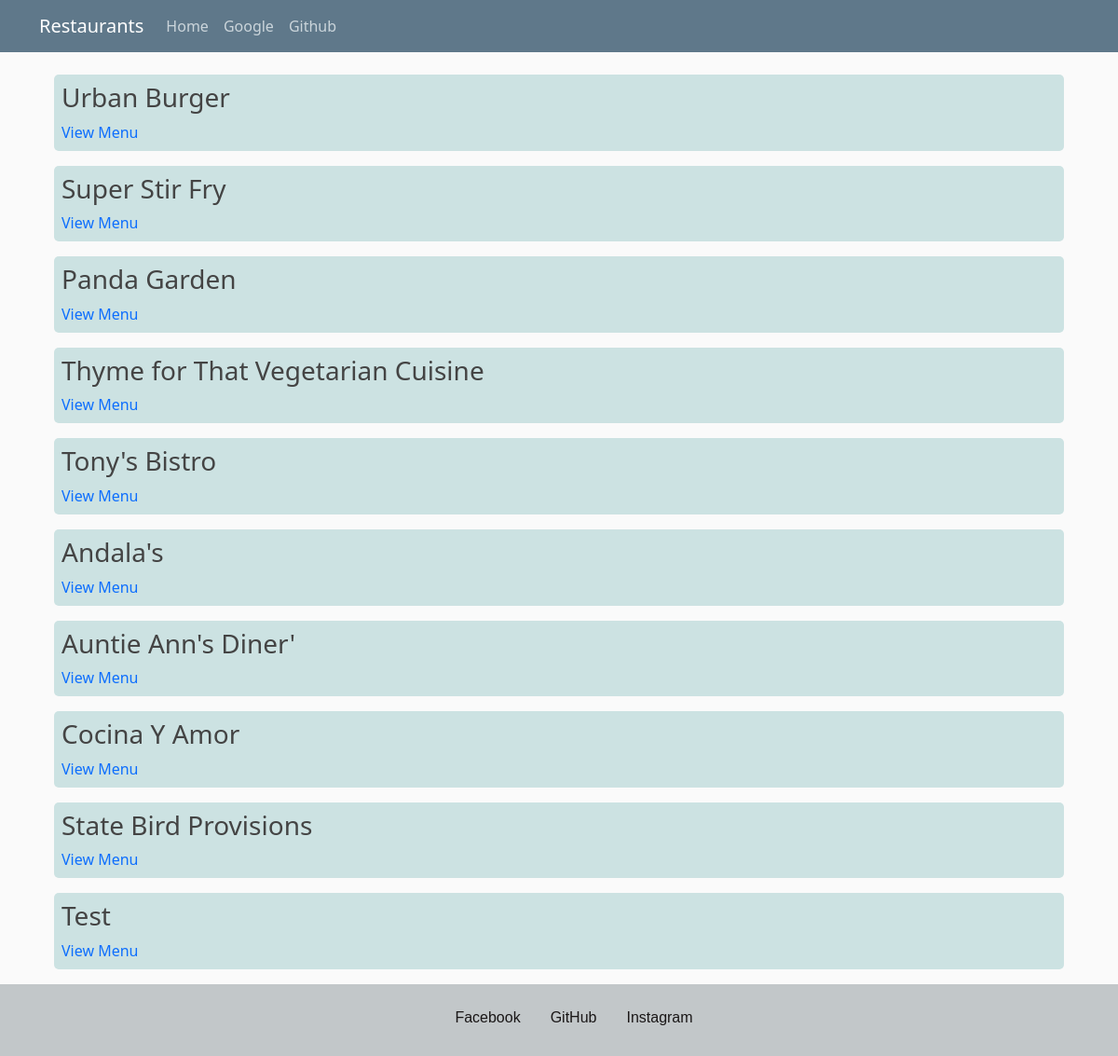
Page /restaurant on the committed database.
### restaurant_appf/models.py (models this page shows, shortened)
class Restaurant(db.Model):
    __tablename__ = 'restaurant'
    id = db.Column(db.Integer, primary_key=True)
    name = db.Column(db.String(250), nullable=False)
    user_id = db.Column(db.Integer, db.ForeignKey('user.id'))
    user = db.relationship(User)

### restaurant_appf/routes.py (the view)
@app.route('/')
@app.route('/restaurant')
def show_restaurants():
    restaurant = db.session.query(Restaurant).all()
    return render_template('restaurants.html', restaurant = restaurant)

### restaurant_appf/templates/restaurants.html (shortened to what this page needs)
{% extends "layout.html" %}
{% block content %}
<div class="main">
  {% for r in restaurant %}
    <div class="show_restaurants">
      <span><h3>{{r.name}}</h3></span>
      <div class="view_menu_button">
        <a href="{{url_for('show_menu', restaurant_id=r.id)}}">View Menu</a>
      </div>
    </div>
  {% endfor %}
</div>
{% endblock %}

### restaurant_appf/static/styles.css (style rules this page uses)
body { background: #fafafa; color: #333333; margin-top: 5rem; }
h1, h2, h3, h4, h5, h6 { color: #444444; }
.main_div, .menu_item, .show_restaurants { background-color: rgb(204, 226, 226); border-radius: 5px; margin: 1em; padding: 8px; }
span { margin: 0; font-weight: 500; }
a { text-decoration: none; }

### rows in the picture
Restaurant: name "Urban Burger"
Restaurant: name "Super Stir Fry"
Restaurant: name "Panda Garden"
Restaurant: name "Thyme for That Vegetarian Cuisine"
Restaurant: name "Tony's Bistro"
Restaurant: name "Andala's"
Restaurant: name "Auntie Ann's Diner'"
Restaurant: name "Cocina Y Amor"
Restaurant: name "State Bird Provisions"
Restaurant: name "Test"
